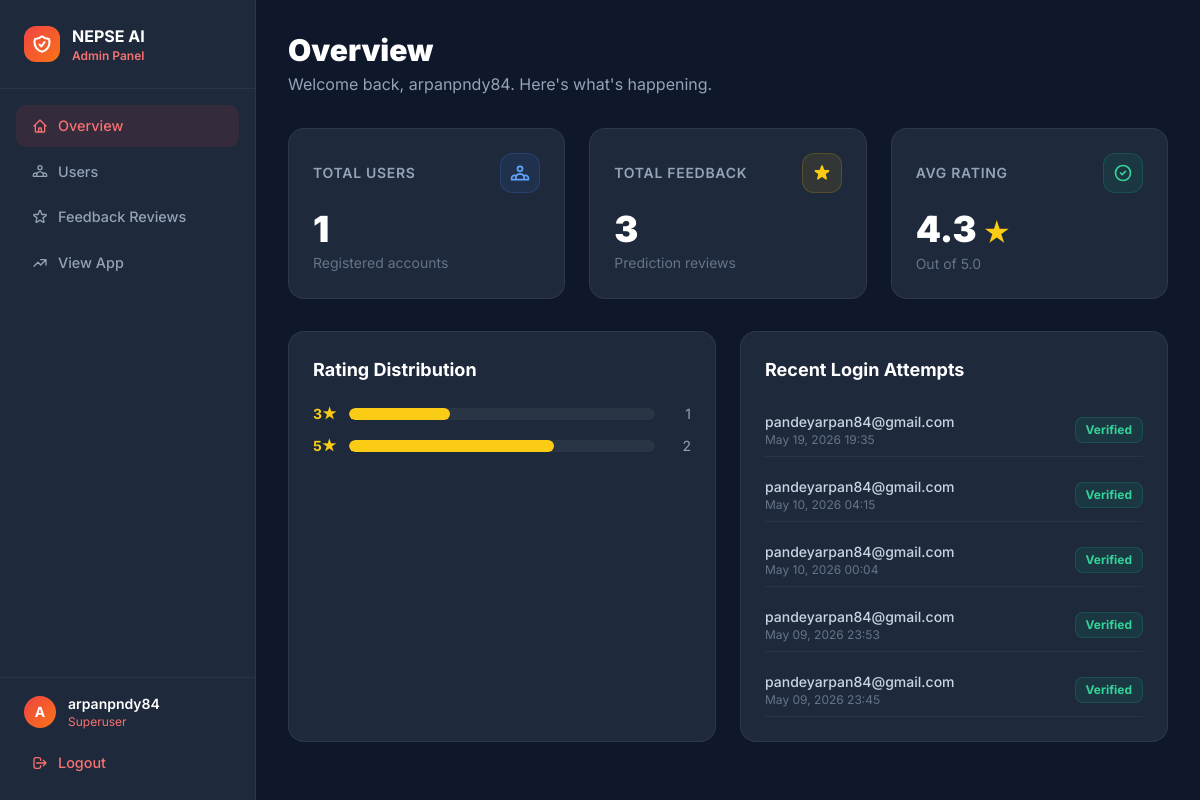
Screenshot of /admin-panel/ (signed in) with the database file from the repository.
### predictor/models.py (models this page shows, shortened)
class OTPCode(models.Model):
    email = models.EmailField()
    code = models.CharField(max_length=6)
    created_at = models.DateTimeField(auto_now_add=True)
    is_used = models.BooleanField(default=False)

### predictor/views.py (the view)
# urls.py: path('admin-panel/',          admin_panel_view,    name='admin_panel'),
@_admin_required
def admin_panel_view(request):
    total_users    = User.objects.filter(is_superuser=False).count()
    total_feedback = Feedback.objects.count()
    avg_rating     = Feedback.objects.values_list('rating', flat=True)
    avg            = round(sum(avg_rating) / len(avg_rating), 1) if avg_rating else 0
    recent_logins  = OTPCode.objects.order_by('-created_at')[:5]
    from django.db.models import Count
    rating_dist = (
        Feedback.objects
        .values('rating')
        .annotate(count=Count('rating'))
        .order_by('rating')
    )
    return render(request, "predictor/admin_panel.html", {
        "total_users":    total_users,
        "total_feedback": total_feedback,
        "avg_rating":     avg,
        "recent_logins":  recent_logins,
        "rating_dist":    list(rating_dist),
    })

### predictor/views.py (called while the page is built)
def _admin_required(view_func):
    from functools import wraps
    @wraps(view_func)
    def wrapper(request, *args, **kwargs):
        if not request.user.is_authenticated or not request.user.is_superuser:
            return redirect('/admin-login/')
        return view_func(request, *args, **kwargs)
    return wrapper

### predictor/templates/predictor/admin_panel.html (shortened to what this page needs)
<!DOCTYPE html>
<html lang="en">
<head>
    <script src="https://cdn.tailwindcss.com"></script>
</head>
<body class="min-h-screen flex">
<aside class="sidebar w-64 min-h-screen flex flex-col fixed top-0 left-0 z-40">
    <div class="p-6 border-b border-white/5">
        <div class="flex items-center gap-3">
            <div class="w-9 h-9 rounded-xl flex items-center justify-center"
                 style="background:linear-gradient(135deg,#ef4444,#f97316);">
            </div>
            <div>
                <div class="text-white font-bold text-base">NEPSE AI</div>
                <div class="text-red-400 text-xs font-semibold">Admin Panel</div>
            </div>
        </div>
    </div>
    <nav class="flex-1 p-4 space-y-1">
        <a href="/admin-panel/" class="nav-item active">
            <svg class="w-4 h-4" fill="none" stroke="currentColor" viewBox="0 0 24 24" stroke-width="2"><path stroke-linecap="round" stroke-linejoin="round" d="M3 12l2-2m0 0l7-7 7 7M5 10v10a1 1 0 001 1h3m10-11l2 2m-2-2v10a1 1 0 01-1 1h-3m-6 0a1 1 0 001-1v-4a1 1 0 011-1h2a1 1 0 011 1v4a1 1 0 001 1m-6 0h6"/></svg>
            Overview
        </a>
        <a href="/admin-panel/users/" class="nav-item">
            Users
        </a>
        <a href="/admin-panel/feedback/" class="nav-item">
            Feedback Reviews
        </a>
        <a href="/dashboard/" class="nav-item">
            <svg class="w-4 h-4" fill="none" stroke="currentColor" viewBox="0 0 24 24" stroke-width="2"><path stroke-linecap="round" stroke-linejoin="round" d="M13 7h8m0 0v8m0-8l-8 8-4-4-6 6"/></svg>
            View App
        </a>
    </nav>
    <div class="p-4 border-t border-white/5">
        <div class="flex items-center gap-3 mb-3 px-2">
            <div class="w-8 h-8 rounded-full flex items-center justify-center text-white text-sm font-bold"
                 style="background:linear-gradient(135deg,#ef4444,#f97316);">
                {{ request.user.username|first|upper }}
            </div>
            <div>
                <div class="text-white text-sm font-semibold">{{ request.user.username }}</div>
                <div class="text-red-400 text-xs">Superuser</div>
            </div>
        </div>
        <a href="/admin-logout/" class="nav-item text-red-400 hover:bg-red-500/10">
            <svg class="w-4 h-4" fill="none" stroke="currentColor" viewBox="0 0 24 24" stroke-width="2"><path stroke-linecap="round" stroke-linejoin="round" d="M17 16l4-4m0 0l-4-4m4 4H7m6 4v1a3 3 0 01-3 3H6a3 3 0 01-3-3V7a3 3 0 013-3h4a3 3 0 013 3v1"/></svg>
            Logout
        </a>
    </div>
</aside>
<main class="ml-64 flex-1 p-8">
    <div class="mb-8">
        <h1 class="text-3xl font-black text-white mb-1">Overview</h1>
        <p class="text-slate-400">Welcome back, {{ request.user.username }}. Here's what's happening.</p>
    </div>
    <div class="grid grid-cols-1 md:grid-cols-3 gap-6 mb-8">
        <div class="stat-card">
            <div class="flex items-center justify-between mb-4">
                <div class="text-slate-400 text-sm font-semibold uppercase tracking-wider">Total Users</div>
                <div class="w-10 h-10 rounded-xl bg-blue-500/10 border border-blue-500/20 flex items-center justify-center">
                </div>
            </div>
            <div class="text-4xl font-black text-white">{{ total_users }}</div>
            <div class="text-slate-500 text-sm mt-1">Registered accounts</div>
        </div>
        <div class="stat-card">
            <div class="flex items-center justify-between mb-4">
                <div class="text-slate-400 text-sm font-semibold uppercase tracking-wider">Total Feedback</div>
                <div class="w-10 h-10 rounded-xl bg-yellow-500/10 border border-yellow-500/20 flex items-center justify-center">
                </div>
            </div>
            <div class="text-4xl font-black text-white">{{ total_feedback }}</div>
            <div class="text-slate-500 text-sm mt-1">Prediction reviews</div>
        </div>
        <div class="stat-card">
            <div class="flex items-center justify-between mb-4">
                <div class="text-slate-400 text-sm font-semibold uppercase tracking-wider">Avg Rating</div>
                <div class="w-10 h-10 rounded-xl bg-emerald-500/10 border border-emerald-500/20 flex items-center justify-center">
                    <svg class="w-5 h-5 text-emerald-400" fill="none" stroke="currentColor" viewBox="0 0 24 24" stroke-width="2"><path stroke-linecap="round" stroke-linejoin="round" d="M9 12l2 2 4-4m6 2a9 9 0 11-18 0 9 9 0 0118 0z"/></svg>
                </div>
            </div>
            <div class="text-4xl font-black text-white">{{ avg_rating }} <span class="text-yellow-400 text-2xl">★</span></div>
            <div class="text-slate-500 text-sm mt-1">Out of 5.0</div>
        </div>
    </div>
    <div class="grid grid-cols-1 md:grid-cols-2 gap-6">
        <div class="card p-6">
            <h2 class="text-white font-bold text-lg mb-5">Rating Distribution</h2>
            {% for r in rating_dist %}
            <div class="flex items-center gap-3 mb-3">
                <span class="text-yellow-400 font-bold w-6 text-sm">{{ r.rating }}★</span>
                <div class="flex-1 bg-white/5 rounded-full h-3 overflow-hidden">
                    <div class="h-full rounded-full bg-yellow-400"
                         style="width: {% if total_feedback %}{% widthratio r.count total_feedback 100 %}{% else %}0{% endif %}%"></div>
                </div>
                <span class="text-slate-400 text-sm w-6 text-right">{{ r.count }}</span>
            </div>
            {% empty %}
            <p class="text-slate-500 text-sm">No feedback yet.</p>
            {% endfor %}
        </div>
        <div class="card p-6">
            <h2 class="text-white font-bold text-lg mb-5">Recent Login Attempts</h2>
            <div class="space-y-3">
                {% for otp in recent_logins %}
                <div class="flex items-center justify-between py-2 border-b border-white/5">
                    <div>
                        <div class="text-slate-300 text-sm font-medium">{{ otp.email }}</div>
                        <div class="text-slate-500 text-xs">{{ otp.created_at|date:"M d, Y H:i" }}</div>
                    </div>
                    {% if otp.is_used %}
                    <span class="badge bg-emerald-500/10 text-emerald-400 border border-emerald-500/20">Verified</span>
                    {% elif otp.is_expired %}
                    <span class="badge bg-red-500/10 text-red-400 border border-red-500/20">Expired</span>
                    {% else %}
                    <span class="badge bg-yellow-500/10 text-yellow-400 border border-yellow-500/20">Pending</span>
                    {% endif %}
                </div>
                {% empty %}
                <p class="text-slate-500 text-sm">No login activity yet.</p>
                {% endfor %}
            </div>
        </div>
    </div>
</main>
</body>
</html>

### predictor/templates/predictor/admin_panel.html (style rules this page uses)
* { font-family: 'Inter', sans-serif; }
body { background: #0f172a; color: #e2e8f0; }
.sidebar { background: #1e293b; border-right: 1px solid rgba(255,255,255,0.06); }
.card { background: #1e293b; border: 1px solid rgba(255,255,255,0.07); border-radius: 16px; }
.nav-item { display:flex; align-items:center; gap:10px; padding:10px 16px; border-radius:10px; color:#94a3b8; font-size:0.9rem; font-weight:500; transition:all 0.2s; text-decoration:none; }
.nav-item:hover, .nav-item.active { background:rgba(239,68,68,0.1); color:#f87171; }
.stat-card { background: #1e293b; border:1px solid rgba(255,255,255,0.07); border-radius:16px; padding:24px; }
.badge { display:inline-block; padding:3px 10px; border-radius:8px; font-size:0.75rem; font-weight:700; }

### rows the page displays
OTPCode: email "pandeyarpan84@gmail.com", created_at "May 19, 2026 19:35", is_used "Verified"
OTPCode: email "pandeyarpan84@gmail.com", created_at "May 10, 2026 04:15", is_used "Verified"
OTPCode: email "pandeyarpan84@gmail.com", created_at "May 10, 2026 00:04", is_used "Verified"
OTPCode: email "pandeyarpan84@gmail.com", created_at "May 09, 2026 23:53", is_used "Verified"
OTPCode: email "pandeyarpan84@gmail.com", created_at "May 09, 2026 23:45", is_used "Verified"

### other values shown
{{ request.user.username|first|upper }} "A"
{{ request.user.username }} "arpanpndy84"
{{ total_users }} "1"
{{ total_feedback }} "3"
{{ avg_rating }} "4.3"
{{ r.rating }} "3" "5"
{{ r.count }} "1" "2"
